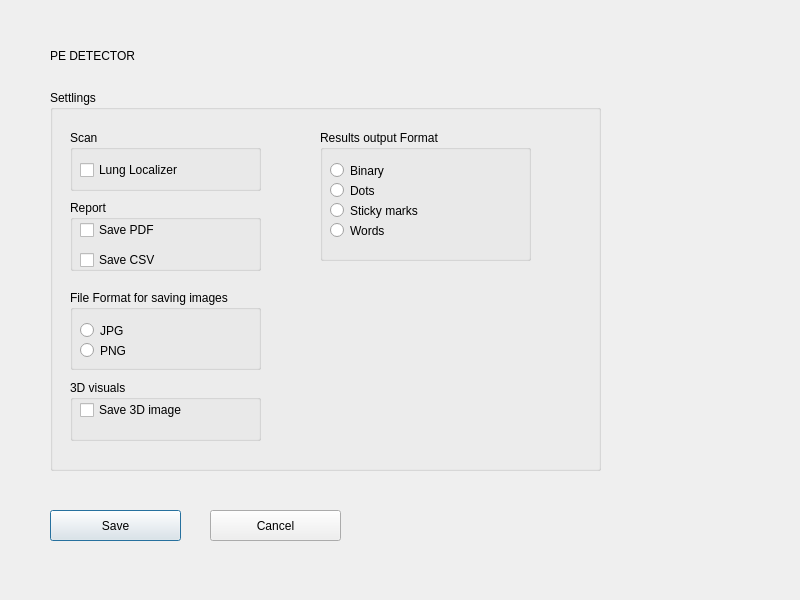
<?xml version="1.0" encoding="UTF-8"?>
<ui version="4.0">
 <class>Dialog</class>
 <widget class="QDialog" name="Dialog">
  <property name="geometry">
   <rect>
    <x>0</x>
    <y>0</y>
    <width>800</width>
    <height>600</height>
   </rect>
  </property>
  <property name="windowTitle">
   <string>Dialog</string>
  </property>
  <widget class="QLabel" name="label">
   <property name="geometry">
    <rect>
     <x>50</x>
     <y>40</y>
     <width>231</width>
     <height>31</height>
    </rect>
   </property>
   <property name="styleSheet">
    <string notr="true">font: 24pt &quot;Sans Serif&quot;;</string>
   </property>
   <property name="text">
    <string>PE DETECTOR</string>
   </property>
  </widget>
  <widget class="QPushButton" name="pushButton">
   <property name="geometry">
    <rect>
     <x>50</x>
     <y>510</y>
     <width>131</width>
     <height>31</height>
    </rect>
   </property>
   <property name="styleSheet">
    <string notr="true">font: 12pt &quot;Sans Serif&quot;;</string>
   </property>
   <property name="text">
    <string>Save</string>
   </property>
  </widget>
  <widget class="QGroupBox" name="groupBox">
   <property name="geometry">
    <rect>
     <x>50</x>
     <y>90</y>
     <width>551</width>
     <height>381</height>
    </rect>
   </property>
   <property name="title">
    <string>Settlings</string>
   </property>
   <widget class="QGroupBox" name="groupBox_2">
    <property name="geometry">
     <rect>
      <x>20</x>
      <y>40</y>
      <width>191</width>
      <height>61</height>
     </rect>
    </property>
    <property name="title">
     <string>Scan</string>
    </property>
    <widget class="QCheckBox" name="checkBox_3">
     <property name="geometry">
      <rect>
       <x>10</x>
       <y>30</y>
       <width>161</width>
       <height>20</height>
      </rect>
     </property>
     <property name="text">
      <string>Lung Localizer</string>
     </property>
    </widget>
   </widget>
   <widget class="QGroupBox" name="groupBox_4">
    <property name="geometry">
     <rect>
      <x>20</x>
      <y>110</y>
      <width>191</width>
      <height>71</height>
     </rect>
    </property>
    <property name="title">
     <string>Report</string>
    </property>
    <widget class="QCheckBox" name="checkBox">
     <property name="geometry">
      <rect>
       <x>10</x>
       <y>20</y>
       <width>85</width>
       <height>20</height>
      </rect>
     </property>
     <property name="text">
      <string>Save PDF</string>
     </property>
    </widget>
    <widget class="QCheckBox" name="checkBox_2">
     <property name="geometry">
      <rect>
       <x>10</x>
       <y>50</y>
       <width>85</width>
       <height>20</height>
      </rect>
     </property>
     <property name="text">
      <string>Save CSV</string>
     </property>
    </widget>
   </widget>
   <widget class="QGroupBox" name="groupBox_3">
    <property name="geometry">
     <rect>
      <x>20</x>
      <y>200</y>
      <width>191</width>
      <height>80</height>
     </rect>
    </property>
    <property name="title">
     <string>File Format for saving images</string>
    </property>
    <widget class="QRadioButton" name="radioButton_3">
     <property name="geometry">
      <rect>
       <x>10</x>
       <y>30</y>
       <width>99</width>
       <height>21</height>
      </rect>
     </property>
     <property name="text">
      <string>JPG</string>
     </property>
    </widget>
    <widget class="QRadioButton" name="radioButton_4">
     <property name="geometry">
      <rect>
       <x>10</x>
       <y>50</y>
       <width>99</width>
       <height>21</height>
      </rect>
     </property>
     <property name="text">
      <string>PNG</string>
     </property>
    </widget>
   </widget>
   <widget class="QGroupBox" name="groupBox_5">
    <property name="geometry">
     <rect>
      <x>20</x>
      <y>290</y>
      <width>191</width>
      <height>61</height>
     </rect>
    </property>
    <property name="title">
     <string>3D visuals</string>
    </property>
    <widget class="QCheckBox" name="checkBox_4">
     <property name="geometry">
      <rect>
       <x>10</x>
       <y>20</y>
       <width>121</width>
       <height>20</height>
      </rect>
     </property>
     <property name="text">
      <string>Save 3D image</string>
     </property>
    </widget>
   </widget>
   <widget class="QGroupBox" name="groupBox_6">
    <property name="geometry">
     <rect>
      <x>270</x>
      <y>40</y>
      <width>211</width>
      <height>131</height>
     </rect>
    </property>
    <property name="title">
     <string>Results output Format</string>
    </property>
    <widget class="QRadioButton" name="radioButton_5">
     <property name="geometry">
      <rect>
       <x>10</x>
       <y>30</y>
       <width>99</width>
       <height>21</height>
      </rect>
     </property>
     <property name="text">
      <string>Binary</string>
     </property>
    </widget>
    <widget class="QRadioButton" name="radioButton_6">
     <property name="geometry">
      <rect>
       <x>10</x>
       <y>50</y>
       <width>99</width>
       <height>21</height>
      </rect>
     </property>
     <property name="text">
      <string>Dots</string>
     </property>
    </widget>
    <widget class="QRadioButton" name="radioButton_7">
     <property name="geometry">
      <rect>
       <x>10</x>
       <y>70</y>
       <width>101</width>
       <height>21</height>
      </rect>
     </property>
     <property name="text">
      <string>Sticky marks</string>
     </property>
    </widget>
    <widget class="QRadioButton" name="radioButton_8">
     <property name="geometry">
      <rect>
       <x>10</x>
       <y>90</y>
       <width>101</width>
       <height>21</height>
      </rect>
     </property>
     <property name="text">
      <string>Words</string>
     </property>
    </widget>
   </widget>
  </widget>
  <widget class="QPushButton" name="pushButton_5">
   <property name="geometry">
    <rect>
     <x>210</x>
     <y>510</y>
     <width>131</width>
     <height>31</height>
    </rect>
   </property>
   <property name="styleSheet">
    <string notr="true">font: 12pt &quot;Sans Serif&quot;;</string>
   </property>
   <property name="text">
    <string>Cancel</string>
   </property>
  </widget>
 </widget>
 <resources/>
 <connections/>
</ui>
